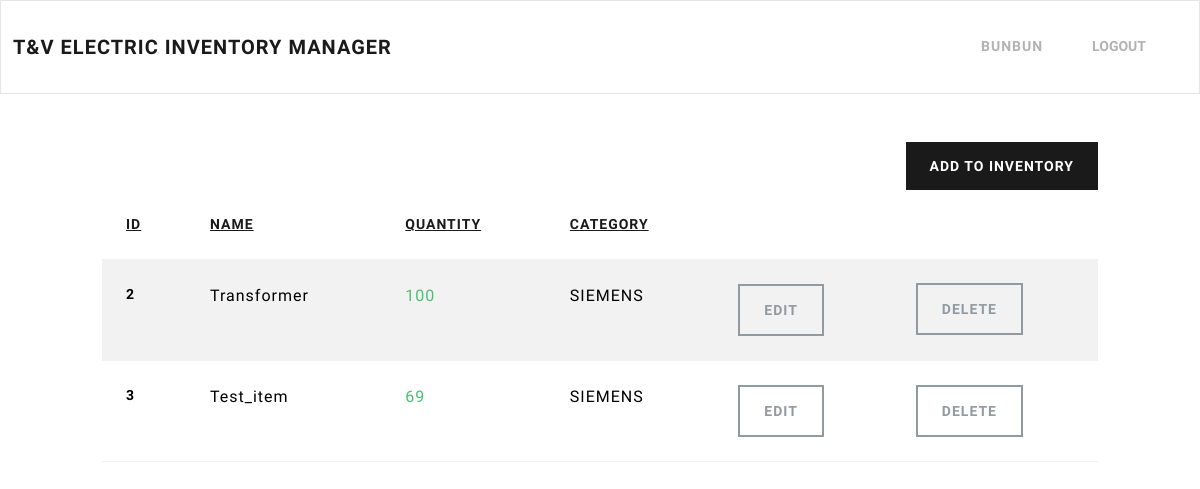
The app's page /dashboard/ (signed in), older data.
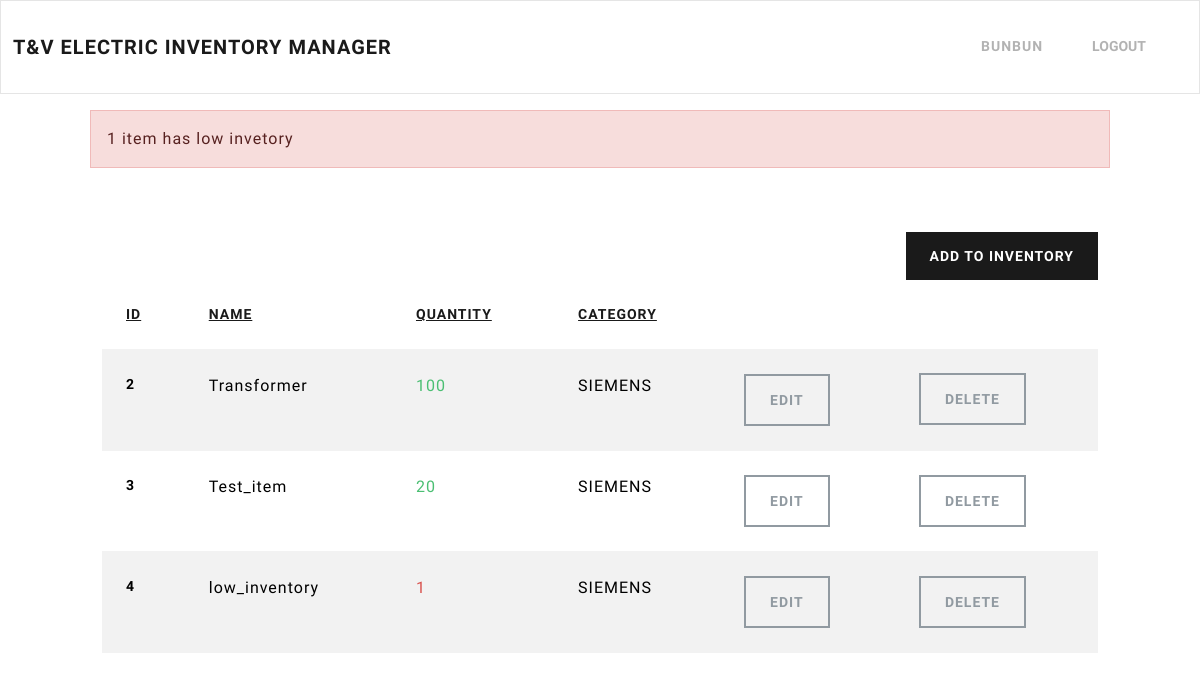
The same page, newer data.
### inventory/models.py (models this page shows, shortened)
class InventoryItem(models.Model):
    name = models.CharField(max_length=200)
    quantity = models.IntegerField()
    category = models.ForeignKey('Category', on_delete=models.SET_NULL, blank=True, null=True)
    date_created = models.DateTimeField(auto_now_add=True)
    user = models.ForeignKey(User, on_delete=models.CASCADE)

class Category(models.Model):
    name = models.CharField(max_length=200)
    class Meta:
        verbose_name_plural = 'Categories'

### inventory/views.py (the view)
# urls.py: path('dashboard/', Dashboard.as_view(), name='dashboard'),
class Dashboard(LoginRequiredMixin, View):
	def get(self, request):
		sort_by = request.GET.get('sort', 'id')
		allowed_fields = ['id', 'name', 'quantity', 'category_name']
		if sort_by.lstrip('-') not in [field.split('__')[0] for field in allowed_fields]:
			sort_by = 'id'  # fallback if invalid
		items = InventoryItem.objects.filter(user=self.request.user.id).order_by(sort_by)
		low_inventory = InventoryItem.objects.filter(
			user=self.request.user.id,
			quantity__lte=LOW_QUANTITY
		)
		if low_inventory.count() > 0:
			if low_inventory.count() > 1:
				messages.error(request, f'{low_inventory.count()} items have low inventory')
			else:
				messages.error(request, f'{low_inventory.count()} item has low invetory')
		low_inventory_ids = InventoryItem.objects.filter(
			user=self.request.user.id,
			quantity__lte=LOW_QUANTITY
		).values_list('id', flat=True)
		return render(request, 'inventory/dashboard.html',
					 {'items': items, 'low_inventory_ids': low_inventory_ids, 'sort_by': sort_by})

### inventory/templates/inventory/dashboard.html (shortened to what this page needs)
{% extends 'inventory/base.html' %}
{% block content %}
    {% if messages %}
        <div class="row mt-3">
            {% for message in messages %}
                {% if message.tags == 'error' %}
                    <div class="col-md-10 col-12 mx-auto alert alert-danger">
                        {{ message}}
                    </div>
                {% else %}
                    <div class="col-md-10 col-12 mx-auto alert alert-success">
                        {{ message}}
                    </div>
                {% endif %}
            {% endfor %}
        </div>
    {% endif %}
    <div class="row">
        <div class="col-md-10 col-12 mx-auto mt-5">
            <div class="d-flex justify-content-end">
                <a href="{% url 'add-item' %}" class="btn btn-primary">Add To Inventory</a>
            </div>
            <table class="table table-hover table-striped">
                <thead>
                    <tr>
                        <th scope="col">
                            <a href="?sort={% if sort_by == 'id' %}-id{% else %}id{% endif %}">ID</a>
                        </th>
                        <th scope="col">
                            <a href="?sort={% if sort_by == 'name' %}-name{% else %}name{% endif%}">Name</a>
                        </th>
                        <th scope="col">
                            <a href="?sort={% if sort_by == 'quantity' %}-quantity{% else %}quantity{% endif%}">Quantity</a>
                        </th>
                        <th scope="col">
                            <a href="?sort={% if sort_by == 'category' %}-category{% else %}category{% endif%}">Category</a>
                        </th>
                        <th scope="col"></th>
                    </tr>
                </thead>
                <tbody>
                    {% for item in items %}
                    <tr>
                        <th scope="row">{{ item.id }}</th>
                        <td>{{ item.name }}</td>
                        {% if item.id in low_inventory_ids %}
                            <td class="text-danger">{{ item.quantity }}</td>
                        {% else %}
                            <td class="text-success">{{ item.quantity }}</td>
                        {% endif %}
                        <td>{{ item.category.name }}</td>
                        <td><a href="{% url 'edit-item' item.id %}" class="btn btn-outline-secondary">Edit</a></td>
                        <td><a href="{% url 'delete-item' item.id %}" class="btn btn-outline-secondary">Delete</a></td>
                    </tr>
                    {% endfor %}
                </tbody>
            </table>
        </div>
    </div>
{% endblock content %}

### inventory/templates/inventory/base.html (shortened to what this page needs)
<!DOCTYPE html>
<html lang="en">
<head>
    <link href="https://bootswatch.com/5/lux/bootstrap.min.css" rel="stylesheet">
</head>
<body>
    {% include 'inventory/navigation.html' %}
    {% block content %}
    {% endblock content %}
</body>
</html>

### inventory/templates/inventory/navigation.html (shortened to what this page needs)
<nav class="navbar navbar-expand-lg bg-light">
	<div class="container-fluid">
		<a class="navbar-brand" href="{% url 'index' %}">T&V Electric Inventory Manager</a>
		<div class="collapse navbar-collapse justify-content-end" id="navbarNav">
			<ul class="navbar-nav">
				{% if user.is_authenticated %}
					<li class="nav-item">
						<a class="nav-link" href="#">{{ user.username }}</a>
					</li>
					<li class="nav-item">
          				<form method="post" action="{% url 'logout' %}" style="display:inline;">
            				<button type="submit" class="btn btn-link nav-link" style="padding:9px">Logout</button>
          				</form>
        			</li>
				{% endif %}
			</ul>
		</div>
	</div>
</nav>

Row changes from the older to the newer data that the page shows:
changed InventoryItem "Test_item": quantity "69" → "20"
added InventoryItem: id "4", name "low_inventory", quantity "1", category.name "SIEMENS"
Text that changed along with them:
new list line: "1 item has low invetory"
